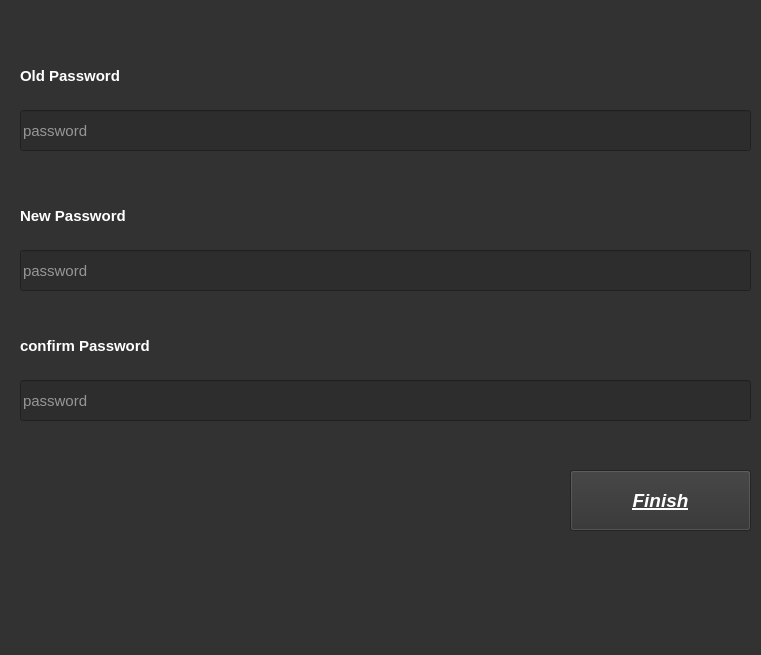
<?xml version="1.0" encoding="UTF-8"?>
<ui version="4.0">
 <class>Form</class>
 <widget class="QWidget" name="Form">
  <property name="geometry">
   <rect>
    <x>0</x>
    <y>0</y>
    <width>761</width>
    <height>655</height>
   </rect>
  </property>
  <property name="windowTitle">
   <string>Form</string>
  </property>
  <property name="styleSheet">
   <string notr="true">background-color: rgb(50, 50, 50);

</string>
  </property>
  <widget class="QLabel" name="label_11">
   <property name="geometry">
    <rect>
     <x>20</x>
     <y>60</y>
     <width>201</width>
     <height>31</height>
    </rect>
   </property>
   <property name="font">
    <font>
     <pointsize>11</pointsize>
     <weight>75</weight>
     <bold>true</bold>
    </font>
   </property>
   <property name="styleSheet">
    <string notr="true">color:rgb(255, 255, 255);</string>
   </property>
   <property name="text">
    <string>Old Password</string>
   </property>
  </widget>
  <widget class="QLineEdit" name="old_Edit">
   <property name="geometry">
    <rect>
     <x>20</x>
     <y>110</y>
     <width>731</width>
     <height>41</height>
    </rect>
   </property>
   <property name="font">
    <font>
     <family>MS Shell Dlg 2</family>
     <pointsize>11</pointsize>
     <weight>9</weight>
     <italic>false</italic>
     <bold>false</bold>
    </font>
   </property>
   <property name="styleSheet">
    <string notr="true">background-color: rgb(45, 45, 45);
font: 75 11pt &quot;MS Shell Dlg 2&quot;;
color:#FFF;</string>
   </property>
   <property name="text">
    <string/>
   </property>
   <property name="placeholderText">
    <string>password</string>
   </property>
  </widget>
  <widget class="QLabel" name="label_12">
   <property name="geometry">
    <rect>
     <x>20</x>
     <y>200</y>
     <width>201</width>
     <height>31</height>
    </rect>
   </property>
   <property name="font">
    <font>
     <pointsize>11</pointsize>
     <weight>75</weight>
     <bold>true</bold>
    </font>
   </property>
   <property name="styleSheet">
    <string notr="true">color:rgb(255, 255, 255);</string>
   </property>
   <property name="text">
    <string>New Password</string>
   </property>
  </widget>
  <widget class="QLineEdit" name="new_Edit">
   <property name="geometry">
    <rect>
     <x>20</x>
     <y>250</y>
     <width>731</width>
     <height>41</height>
    </rect>
   </property>
   <property name="font">
    <font>
     <family>MS Shell Dlg 2</family>
     <pointsize>11</pointsize>
     <weight>9</weight>
     <italic>false</italic>
     <bold>false</bold>
    </font>
   </property>
   <property name="styleSheet">
    <string notr="true">background-color: rgb(45, 45, 45);
font: 75 11pt &quot;MS Shell Dlg 2&quot;;
color:#FFF;</string>
   </property>
   <property name="text">
    <string/>
   </property>
   <property name="placeholderText">
    <string>password</string>
   </property>
  </widget>
  <widget class="QLineEdit" name="confirm_Edit">
   <property name="geometry">
    <rect>
     <x>20</x>
     <y>380</y>
     <width>731</width>
     <height>41</height>
    </rect>
   </property>
   <property name="font">
    <font>
     <family>MS Shell Dlg 2</family>
     <pointsize>11</pointsize>
     <weight>9</weight>
     <italic>false</italic>
     <bold>false</bold>
    </font>
   </property>
   <property name="styleSheet">
    <string notr="true">background-color: rgb(45, 45, 45);
font: 75 11pt &quot;MS Shell Dlg 2&quot;;
color:#FFF;</string>
   </property>
   <property name="text">
    <string/>
   </property>
   <property name="placeholderText">
    <string>password </string>
   </property>
  </widget>
  <widget class="QLabel" name="label_13">
   <property name="geometry">
    <rect>
     <x>20</x>
     <y>330</y>
     <width>201</width>
     <height>31</height>
    </rect>
   </property>
   <property name="font">
    <font>
     <pointsize>11</pointsize>
     <weight>75</weight>
     <bold>true</bold>
    </font>
   </property>
   <property name="styleSheet">
    <string notr="true">color:rgb(255, 255, 255);</string>
   </property>
   <property name="text">
    <string>confirm Password</string>
   </property>
  </widget>
  <widget class="QPushButton" name="finish_Button">
   <property name="geometry">
    <rect>
     <x>570</x>
     <y>470</y>
     <width>181</width>
     <height>61</height>
    </rect>
   </property>
   <property name="font">
    <font>
     <pointsize>14</pointsize>
     <weight>75</weight>
     <italic>true</italic>
     <bold>true</bold>
     <underline>true</underline>
    </font>
   </property>
   <property name="styleSheet">
    <string notr="true">color: rgb(255, 255, 255);
selection-color: rgb(255, 255, 255);
border-color: rgb(255, 255, 255);</string>
   </property>
   <property name="text">
    <string>Finish</string>
   </property>
  </widget>
 </widget>
 <resources/>
 <connections/>
</ui>
